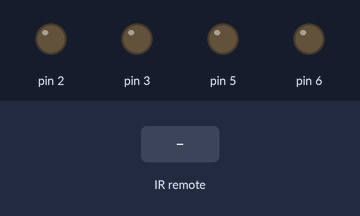
A sketch run on a simulated Arduino Uno, built with avr-gcc and run on an emulated ATmega328P. On the bench: output pins drawn as LEDs (lit = HIGH). The inputs (shaded band) are chosen by the test bench. What the sketch prints to the serial monitor is not drawn.

Above: at 1.5 s.
1.6 s: infrared code 0xFF5AA5 received
At 2.3 s:
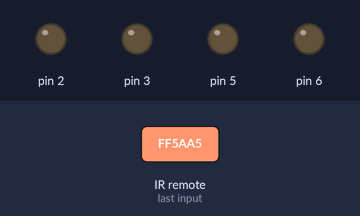
3.2 s: infrared code 0xFF10EF received
At 4.5 s:
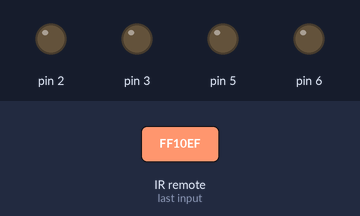
4.8 s: infrared code 0xFF4AB5 received
At 5.9 s:
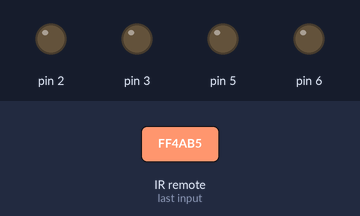
Timing chart, 0 to 7.8 s (numbered marks = the images above; inputs shaded):
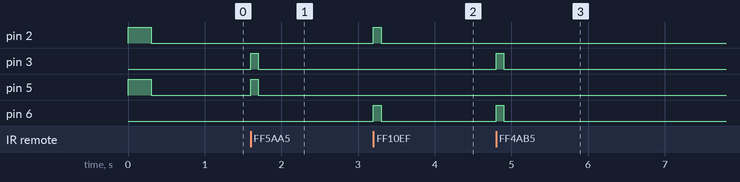

Measured:
- after the input at 1.6 s, pin 3, pin 5: LOW → HIGH at once, → LOW 0.10 s later
- after the input at 3.2 s, pin 2, pin 6: LOW → HIGH at once, → LOW 0.10 s later
- after the input at 4.8 s, pin 3, pin 6: LOW → HIGH at once, → LOW 0.10 s later

The sketch:

IRremote.ino
```cpp
# include <IRremote.h>
IRrecv gIr(8);

void setup()
{
    Serial.begin(38400);
    gIr.enableIRIn();
    pinMode(2,OUTPUT);
    pinMode(3,OUTPUT);
    pinMode(5,OUTPUT);
    pinMode(6,OUTPUT);

    digitalWrite(2,HIGH);
    digitalWrite(3,LOW);
    digitalWrite(5,HIGH);
    digitalWrite(6,LOW );

    delay(300);
    digitalWrite(2,LOW);
    digitalWrite(3,LOW);
    digitalWrite(5,LOW);
    digitalWrite(6,LOW );
}

void loop()
{
    decode_results dr;
    if (!gIr.decode(& dr)) return; //dr位置为0时直接返回非零(true)
    gIr.resume(); //decode必须要resume以继续接收信号

    if (dr.value > 0x08FFFFFF) return;
    char button = (dr.value/256) % 256; //去掉两个字节
    Serial.println(button);
    Serial.println(dr.value);

    if(dr.value == 16718055)
    {
        digitalWrite(2,HIGH);
        digitalWrite(3,LOW);
        digitalWrite(5,HIGH);
        digitalWrite(6,LOW);
        delay(1000);
        digitalWrite(2,LOW);
        digitalWrite(3,LOW);
        digitalWrite(5,LOW);
        digitalWrite(6,LOW );
    }

    if(dr.value == 16734885)
    {
        digitalWrite(2,LOW);
        digitalWrite(3,HIGH);
        digitalWrite(5,HIGH);
        digitalWrite(6,LOW);
        delay(100);
        digitalWrite(2,LOW);
        digitalWrite(3,LOW);
        digitalWrite(5,LOW);
        digitalWrite(6,LOW );
    }

    if(dr.value == 16716015)
    {
        digitalWrite(2,HIGH);
        digitalWrite(3,LOW);
        digitalWrite(5,LOW);
        digitalWrite(6,HIGH);
        delay(100);
        digitalWrite(2,LOW);
        digitalWrite(3,LOW);
        digitalWrite(5,LOW);
        digitalWrite(6,LOW );
    }

    if(dr.value == 16730805)
    {
        digitalWrite(2,LOW);
        digitalWrite(3,HIGH);
        digitalWrite(5,LOW);
        digitalWrite(6,HIGH);
        delay(100);
        digitalWrite(2,LOW);
        digitalWrite(3,LOW);
        digitalWrite(5,LOW);
        digitalWrite(6,LOW );
    }
}
```
